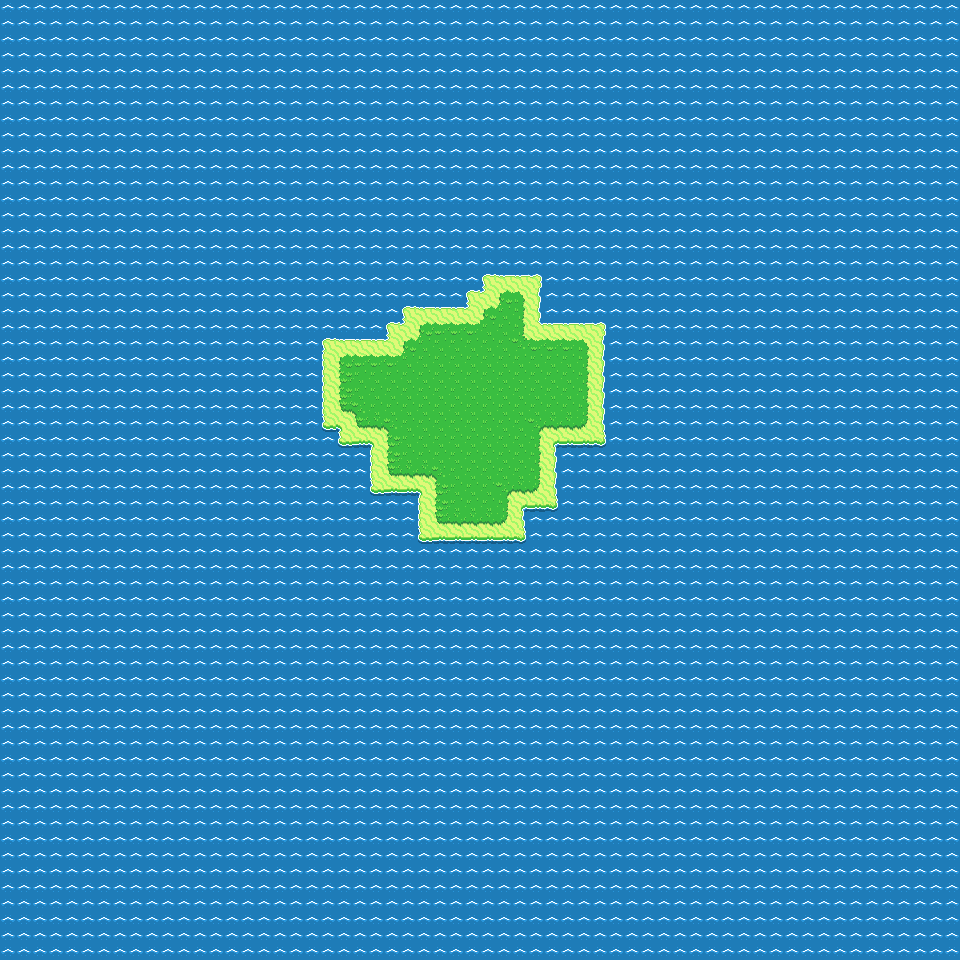

A level layout from a 2D game, rendered from its tile map. Below: a short description, then the map file with tile-grid data replaced by summaries:
An orthogonal 60x60 tile map with 16x16 px tiles, 1 tile layer (Tile Layer 1), 6 hidden layers not drawn, 2 tilesets and 5 objects (Player, NPC, NPC1, NPC2).

<map version="1.4" tiledversion="1.4.1" orientation="orthogonal" renderorder="right-down" width="60" height="60" tilewidth="16" tileheight="16" infinite="0" nextlayerid="23" nextobjectid="6">
 <editorsettings>
  <export target="map.lua" format="lua" />
 </editorsettings>
 <tileset firstgid="1" source="overworld.tsx" />
 <tileset firstgid="1441" source="shape.tsx" />
 <layer id="1" name="Tile Layer 1" width="60" height="60">
  <properties>
   <property name="collidable" type="bool" value="false" />
  </properties>
  <data>[3600 cells, 3600 non-empty, 26 distinct tile ids]</data>
 </layer>
 <layer id="6" name="Buildings" width="60" height="60" visible="0">
  <data>[3600 cells, 25 non-empty, 25 distinct tile ids]</data>
 </layer>
 <layer id="5" name="collidable" width="60" height="60" visible="0">
  <properties>
   <property name="collidable" type="bool" value="true" />
  </properties>
  <data>[3600 cells, 79 non-empty, 2 distinct tile ids]</data>
 </layer>
 <objectgroup id="4" name="Game Objects">
  <object id="1" name="Player" x="496" y="464" width="16" height="16" />
  <object id="2" x="493.906" y="524.173" visible="0">
   <point />
  </object>
  <object id="3" name="NPC" x="502.768" y="374.133" />
  <object id="4" name="NPC1" x="406.082" y="470.82" />
  <object id="5" name="NPC2" x="120.227" y="807.119" />
 </objectgroup>
 <layer id="18" name="test_trig" width="60" height="60" visible="0">
  <properties>
   <property name="collidable" type="bool" value="true" />
  </properties>
  <data>[3600 cells, 2 non-empty, 1 distinct tile ids]</data>
 </layer>
 <layer id="19" name="Shed" width="60" height="60" visible="0">
  <data>[3600 cells, 121 non-empty, 5 distinct tile ids]</data>
 </layer>
 <layer id="20" name="ShedCol" width="60" height="60" visible="0">
  <properties>
   <property name="collidable" type="bool" value="true" />
  </properties>
  <data>[3600 cells, 59 non-empty, 2 distinct tile ids]</data>
 </layer>
 <layer id="21" name="ShedObjects" width="60" height="60" visible="0">
  <data>[3600 cells, 18 non-empty, 14 distinct tile ids]</data>
 </layer>
</map>
